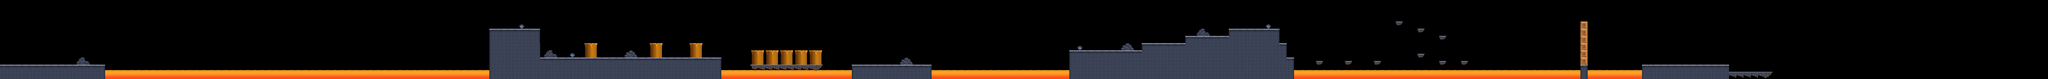

This is a level from a 2D game, rendered from its Tiled map with the project's own tilesets. A one-line summary and the map file follow, with tile-layer data summarised:
An orthogonal 565x22 tile map with 32x32 px tiles, 3 tile layers (layer3, layer2, layer1) and 274 objects.

<map version="1.0" orientation="orthogonal" renderorder="right-down" width="565" height="22" tilewidth="32" tileheight="32" nextobjectid="550">
 <tileset firstgid="1" name="Tileset_2" tilewidth="32" tileheight="32" spacing="2" margin="1" tilecount="364" columns="26">
  <image source="gfx/game/Tileset_4.png" width="884" height="476" />
 </tileset>
 <layer name="layer3" width="565" height="22">
  <data>[12430 cells, 888 non-empty, 6 distinct tile ids]</data>
 </layer>
 <layer name="layer2" width="565" height="22">
  <data>[12430 cells, 64 non-empty, 20 distinct tile ids]</data>
 </layer>
 <layer name="layer1" width="565" height="22">
  <data>[12430 cells, 1710 non-empty, 60 distinct tile ids]</data>
 </layer>
 <objectgroup name="finish">
  <object id="276" x="14528" y="576" />
 </objectgroup>
 <objectgroup name="checkpoint">
  <object id="277" x="6304" y="416" />
 </objectgroup>
 <objectgroup name="player">
  <object id="278" x="576" y="480" />
 </objectgroup>
 <objectgroup name="coins">
  <object id="279" x="16000" y="384" />
  <object id="280" x="16064" y="384" />
  <object id="281" x="16128" y="384" />
  <object id="282" x="16384" y="384" />
  <object id="283" x="16320" y="384" />
  <object id="284" x="16448" y="384" />
  <object id="285" x="16704" y="384" />
  <object id="286" x="16768" y="384" />
  <object id="287" x="16640" y="384" />
  <object id="288" x="17024" y="384" />
  <object id="289" x="17088" y="384" />
  <object id="290" x="16960" y="384" />
  <object id="291" x="17344" y="384" />
  <object id="292" x="17408" y="384" />
  <object id="293" x="17280" y="384" />
  <object id="294" x="17664" y="384" />
  <object id="295" x="17728" y="384" />
  <object id="296" x="17600" y="384" />
  <object id="297" x="1376" y="512" />
  <object id="298" x="1440" y="512" />
  <object id="299" x="1504" y="512" />
  <object id="300" x="1312" y="512" />
  <object id="301" x="2048" y="512" />
  <object id="302" x="2112" y="512" />
  <object id="303" x="2176" y="512" />
  <object id="304" x="1984" y="512" />
  <object id="305" x="2656" y="512" />
  <object id="306" x="2720" y="512" />
  <object id="307" x="2784" y="512" />
  <object id="308" x="2592" y="512" />
  <object id="309" x="3168" y="96" />
  <object id="310" x="3232" y="96" />
  <object id="311" x="3552" y="96" />
  <object id="312" x="3616" y="96" />
  <object id="313" x="3936" y="96" />
  <object id="314" x="4000" y="96" />
  <object id="315" x="7776" y="64" />
  <object id="316" x="7840" y="64" />
  <object id="317" x="7904" y="64" />
  <object id="318" x="7968" y="64" />
  <object id="319" x="8032" y="64" />
  <object id="320" x="7712" y="64" />
  <object id="321" x="4480" y="96" />
  <object id="322" x="4544" y="96" />
  <object id="323" x="4608" y="96" />
  <object id="324" x="10208" y="192" />
  <object id="325" x="10272" y="192" />
  <object id="326" x="10336" y="192" />
  <object id="327" x="11008" y="64" />
  <object id="328" x="11072" y="64" />
  <object id="329" x="11136" y="64" />
  <object id="330" x="11648" y="160" />
  <object id="331" x="11648" y="224" />
  <object id="332" x="11648" y="96" />
  <object id="333" x="11904" y="96" />
  <object id="334" x="11904" y="160" />
  <object id="335" x="11904" y="224" />
  <object id="336" x="12160" y="96" />
  <object id="337" x="12160" y="160" />
  <object id="338" x="12160" y="224" />
  <object id="339" x="12544" y="352" />
  <object id="340" x="12544" y="416" />
  <object id="341" x="12736" y="416" />
  <object id="342" x="12736" y="480" />
  <object id="343" x="13472" y="480" />
  <object id="344" x="13408" y="480" />
  <object id="345" x="13536" y="480" />
  <object id="346" x="13344" y="480" />
 </objectgroup>
 <objectgroup name="hidden_bonus_level">
  <object id="347" x="15424" y="352">
   <properties>
    <property name="1" value="clouds_enter" />
   </properties>
  </object>
  <object id="348" x="15232" y="672">
   <properties>
    <property name="1" value="isHiddenBonus" />
    <property name="2" value="cloud" />
   </properties>
  </object>
  <object id="349" x="15648" y="672" width="2432" height="32">
   <properties>
    <property name="1" value="clouds_exit" />
   </properties>
  </object>
  <object id="350" x="7616" y="64">
   <properties>
    <property name="1" value="clouds_finish" />
   </properties>
  </object>
 </objectgroup>
 <objectgroup name="bonus_blocks">
  <object id="351" x="10592" y="128">
   <properties>
    <property name="1" value="coin" />
    <property name="2" value="star" />
   </properties>
  </object>
  <object id="352" x="10656" y="128">
   <properties>
    <property name="1" value="coin" />
   </properties>
  </object>
  <object id="353" x="10720" y="128">
   <properties>
    <property name="1" value="coin" />
   </properties>
  </object>
  <object id="354" x="5440" y="320">
   <properties>
    <property name="1" value="coin" />
   </properties>
  </object>
  <object id="355" x="5504" y="320">
   <properties>
    <property name="1" value="coin" />
   </properties>
  </object>
  <object id="356" x="5568" y="320">
   <properties>
    <property name="1" value="coin" />
   </properties>
  </object>
 </objectgroup>
 <objectgroup name="hidden_blocks">
  <object id="357" x="5440" y="96">
   <properties>
    <property name="1" value="coin" />
   </properties>
  </object>
  <object id="358" x="5504" y="96">
   <properties>
    <property name="1" value="coin" />
    <property name="2" value="diamond" />
   </properties>
  </object>
  <object id="359" x="5568" y="96">
   <properties>
    <property name="1" value="coin" />
   </properties>
  </object>
  <object id="360" x="15360" y="448">
   <properties>
    <property name="1" value="coin" />
   </properties>
  </object>
  <object id="361" x="15424" y="448">
   <properties>
    <property name="1" value="coin" />
   </properties>
  </object>
  <object id="362" x="15488" y="448">
   <properties>
    <property name="1" value="coin" />
    <property name="2" value="mush" />
   </properties>
  </object>
  <object id="363" x="15552" y="448">
   <properties>
    <property name="1" value="coin" />
   </properties>
  </object>
 </objectgroup>
 <objectgroup name="destroyable_blocks">
  <object id="364" x="672" y="384">
   <properties>
    <property name="1" value="1" />
   </properties>
  </object>
  <object id="365" x="736" y="384">
   <properties>
    <property name="1" value="1" />
   </properties>
  </object>
  <object id="366" x="800" y="384">
   <properties>
    <property name="1" value="1" />
   </properties>
  </object>
  <object id="367" x="608" y="160">
   <properties>
    <property name="1" value="1" />
   </properties>
  </object>
  <object id="368" x="864" y="160">
   <properties>
    <property name="1" value="1" />
    <property name="2" value="mush" />
   </properties>
  </object>
  </objectgroup>
 <objectgroup name="stand_destroy_blocks" />
 <objectgroup name="enemies">
  <!-- 55 objects omitted --></objectgroup>
 <objectgroup name="enemies_obstacles" />
 <objectgroup name="trampoline">
  <!-- 3 objects omitted --></objectgroup>
 <objectgroup name="platform_horizontal" />
 <objectgroup name="platform_vertical" />
 <objectgroup name="platform_vertical_multiple" />
 <objectgroup name="platform_gravity">
  <!-- 1 objects omitted --></objectgroup>
 <objectgroup name="platform_zigzag">
  <!-- 3 objects omitted --></objectgroup>
 <objectgroup name="platform_motor">
  <!-- 10 objects omitted --></objectgroup>
 <objectgroup name="platform_motor_big">
  <!-- 4 objects omitted --></objectgroup>
 <objectgroup name="trap" />
 <objectgroup name="physics">
  <!-- 29 objects omitted --></objectgroup>
</map>
<!-- 181 of 274 objects omitted -->
